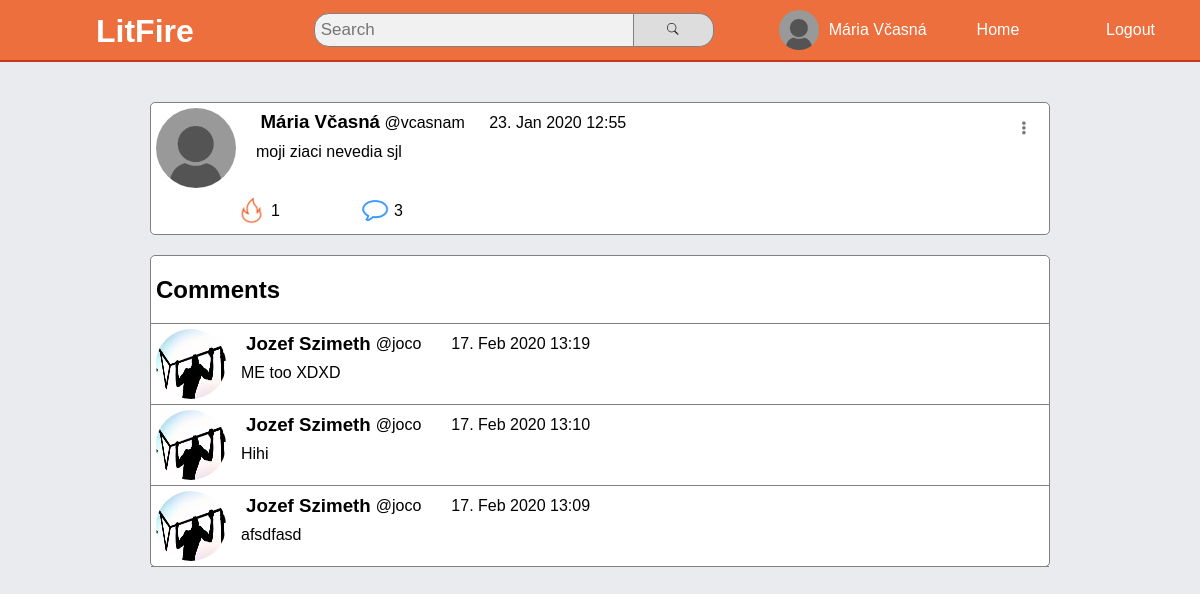
The app's page /site/post/vcasnam-f5f82263-29b0-4e78-b690-491ada9e5240/ (signed in) with its own data.
### account/models.py (models this page shows, shortened)
class Account(AbstractBaseUser):
    email        = models.EmailField(verbose_name="email", max_length=60, unique=True)
    username     = models.CharField(max_length=30, unique=True)
    date_joined  = models.DateTimeField(verbose_name="date joined", auto_now_add=True)
    last_login   = models.DateTimeField(verbose_name="last login", auto_now=True)
    is_admin     = models.BooleanField(default=False)
    is_active    = models.BooleanField(default=True)
    is_staff     = models.BooleanField(default=False)
    is_superuser = models.BooleanField(default=False)
    full_name     = models.CharField(max_length=60)
    date_of_birth = models.DateField(verbose_name="birth date", editable=True, blank=True, null=True)
    profile_picture = models.ImageField(upload_to=upload_profile_location, blank=True, default='default_images/default_profile.png')
    banner_picture = models.ImageField(upload_to=upload_banner_location, blank=True, default='default_images/default_banner.png')
    residency = models.CharField(max_length=85, blank=True)
    about = models.TextField(blank=True)
    followers = models.ManyToManyField(settings.AUTH_USER_MODEL, related_name="followers_users", symmetrical=False, blank=True)
    following = models.ManyToManyField(settings.AUTH_USER_MODEL, related_name="followed_users", symmetrical=False, blank=True)
    GENDER_CHOICES = (
        ('M', 'Male'),
        ('F', 'Female'),
        ('E', 'Something else')
    )
    gender = models.CharField(max_length=1, choices=GENDER_CHOICES, blank=True)
    USERNAME_FIELD = "email"
    REQUIRED_FIELDS = ["username", "full_name"]
    objects = MyAccountManager()

### media/models.py (models this page shows, shortened)
class StatusPost(models.Model):
    author      = models.ForeignKey(settings.AUTH_USER_MODEL, on_delete=models.CASCADE)
    post_id     = models.UUIDField(primary_key=True, default=uuid.uuid4, editable=False)
    text        = models.TextField(max_length=250, null=False, blank=False)
    image       = models.ImageField(upload_to=upload_location, blank=True)
    date_posted = models.DateTimeField(verbose_name="date posted", auto_now_add=True)
    slug        = models.SlugField(blank=True, unique=True)
    likes       = models.ManyToManyField(settings.AUTH_USER_MODEL, related_name="likes", symmetrical=False, blank=True)

### comments/models.py (models this page shows, shortened)
class Comment(models.Model):
    user = models.ForeignKey(settings.AUTH_USER_MODEL, on_delete=models.CASCADE)
    post = models.ForeignKey(StatusPost, on_delete=models.CASCADE)
    text = models.TextField(max_length=250, null=False, blank=False)
    time = models.DateTimeField(auto_now_add=True)

### media/views.py (the view)
# urls.py: path('post/<slug:slug>/', post_view, name='post'),
@login_required()
def post_view(request, slug):
    context = {
        "slug": slug,
        "token": Token.objects.get(user=request.user)
    }
    try:
        post = StatusPost.objects.get(slug=slug)
        context["post"] = post
        context["comments"] = commentCount(post)
        context["commentContent"] = getComments(post)
    except StatusPost.DoesNotExist:
        return HttpResponseNotFound("Something went wrong, post cannot be opened.")
    return render(request, 'media/post_page.html', context)

### media/views.py (called while the page is built)
def commentCount(posts):
    if isinstance(posts, QuerySet):
        list_of_values = []
        for post in posts:
            comments = Comment.objects.filter(post=post)
            list_of_values.append(len(comments))
        return list_of_values
    comments = Comment.objects.filter(post=posts)
    return len(comments)

def getComments(post):
    comments = Comment.objects.filter(post=post)
    return comments.order_by('-time')

### media/templates/media/post_page.html (shortened to what this page needs)
{% extends "media/base.html" %}
{% block content %}
    <div class="content-container">
        {% include "media/post.html" %}
        <div class="comments">
            <h2>Comments</h2>
            {% for comment in commentContent %}
                <div class="comment-body">
                    <div class="comment-head">
                        <img src="{{ comment.user.profile_picture.url }}" alt="user-profile-picture" class="comment-profile-pic">
                        <div class="flexor">
                            <a href="{% url 'profile' comment.user.username %}">
                                <h3>{{ comment.user.full_name }}</h3>
                            </a>
                            <p style="margin-left: 5px;">@{{ comment.user.username}}</p>
                            <p style="margin-left: 30px;">{{ comment.time|date:"j. M Y H:i" }}</p>
                        </div>
                    </div>
                    <p class="comment-text">{{ comment.text }}</p>
                </div>
            {% endfor %}
        </div>
    </div>
{% endblock content %}

### media/templates/media/base.html (shortened to what this page needs)
<!DOCTYPE html>
<html lang="en">
<head>
    {% load static %}
    <link rel="stylesheet" href="{% static 'media/css/global_style.css' %}">
    <link rel="stylesheet" href="{% static 'media/css/headbar_style.css' %}">
    <link rel="stylesheet" href="{% static 'media/css/post_style.css' %}">
</head>
<body>
    <div class="headbar">
        <div class="branding">
            <h1><a href="{% url 'home' %}">LitFire</a></h1>
        </div>
        <div class="usertools">
            <form action="{% url 'search_detail' %}" method="GET">
                <div class="searchbar">
                    <input name="q" type="search" placeholder="Search" id="search-bar" autocomplete="off">
                    <button type="submit"><img src="{% static 'media/images/search.png' %}" width="12px" height="12px"></button>
                </div>
            </form>
            <div class="links">
                <a href="{% url 'profile' request.user.username %}" id="profile-link" class="navbar-link">
                    <img src="{{ request.user.profile_picture.url }}" id="home-profile-picture">
                    <span style="white-space: nowrap;">{{ request.user.full_name }}</span>
                </a>
                <a href="{% url 'home' %}" class="adjust-link navbar-link">Home</a>
            </div>
        </div>
        <div class="logout">
            <a href="{% url 'logout' %}" class="adjust-link navbar-link">Logout</a>
        </div>
    </div>
    {% block content %}{% endblock %}
</body>
</html>

### media/templates/media/post.html (shortened to what this page needs)
{% load static %}
{% load array_access %}
<div class="post">
    <div class="post-header">
        <a href="{% url 'profile' post.author.username %}">
            <img src="{{post.author.profile_picture.url}}" alt="userProfile" class="profile-on-post">
        </a>
        <div class="post-user-info">
            <a href="{% url 'profile' post.author.username %}">
                <h3 class="full-name">{{ post.author.full_name }}</h3>
            </a>
            <p>@{{post.author.username}}</p>
            <p class="post-date">{{ post.date_posted|date:"j. M Y H:i" }}</p>
        </div>
        <div class="status-options-container">
            <img src="{% static 'media/images/options.png' %}" class="options-button-img" alt="options">
        </div>
    </div>
    <div class="post-body">
        <p>{{post.text}}</p>
    </div>
    <div class="post-footer">
        <div id="like-button" class="like-button">
            {% if request.user in post.likes.all %}
                <img src="{% static 'media/images/fire-up-lit-logo.png' %}" class="clickablepart" alt="fire-up">
            {% else %}
            <img src="{% static 'media/images/fire-up-none-logo.png' %}" class="clickablepart" alt="fire-up">
            {% endif %}
            <p class="number-of-likes">{{ post.likes.all|length }}</p>
        </div>
        <div class="comment-button">
            <img src="{% static 'media/images/comment-icon.png' %}" alt="comment-icon" class="comment-icon">
            {% if not i == None %}
                <p class="number-of-comments">{{ comments|indexOf:i }}</p>
            {% else %}
                <p class="number-of-comments">{{ comments }}</p>
            {% endif %}
        </div>
    </div>
</div>

### media/static/media/css/global_style.css (style rules this page uses)
body { font-family: Arial, Helvetica, sans-serif; margin: 0; background-color: #e9ebee; }
a { text-decoration: none; color: white; }
.content-container { width: 75%; min-width: 800px; margin: 0 auto; margin-top: 40px; }
.post { background-color: white; padding: 5px; border: solid gray 1px; border-radius: 5px; margin: 0 5px 15px; position: relative; }

### media/static/media/css/headbar_style.css (style rules this page uses)
.headbar { display: flex; background-color: rgb(236, 111, 61); border-bottom: rgb(199, 56, 31) solid 2px; min-width: 1200px; height: 60px; }
.branding { margin-left: 8%; }
.branding h1 { margin-top: 13px; }
.usertools { display: flex; justify-items: center; align-items: center; width: 50%; margin: 0 auto 0 10%; }
.navbar-link { border-radius: 10px; }
.searchbar { min-width: 300px; width: 400px; }
.searchbar input { padding: 6px; font-size: 17px; border: 1px solid grey; float: left; width: 80%; background: #f1f1f1; border-radius: 15px 0 0 15px; }
.searchbar button { float: left; width: 20%; padding: 6px; background: rgb(221, 221, 221); font-size: 17px; border: 1px solid grey; border-left: none; cursor: pointer; border-radius: 0 15px 15px 0; }
.links { display: flex; align-items: center; margin-left: 60px; }
.links a { margin-right: 40px; }
.adjust-link { padding: 12px 5px; }
#home-profile-picture { width: 40px; height: 40px; border-radius: 25px; margin-right: 10px; }
#profile-link { display: flex; align-items: center; padding: 2px 5px; }
.logout { height: 18px; margin: auto 0; margin-right: 40px; }

### media/static/media/css/post_style.css (style rules this page uses)
.profile-on-post { width: 80px; height: 80px; border-radius: 40px; }
.post-user-info { display: inline-block; position: relative; bottom: 60px; margin-left: 20px; }
.post-user-info a { color: black; }
.post-body { display: inline-block; position: relative; bottom: 50px; left: 100px; width: 80%; margin-bottom: -12px; }
.post-body p { margin: 0; margin-bottom: 20px; }
.post-header h3 { display: inline; }
.post-header p { display: inline; }
.post-date { margin-left: 20px; }
.status-options-container { width: 20px; height: 20px; float: right; margin: 10px; border-radius: 10px; }
.status-options-container img { width: 100%; height: 100%; }
.post-footer { display: flex; position: relative; bottom: 22px; margin-bottom: -18px; margin-left: 60px; }
.post-footer p { margin-left: 5px; }
#like-button { display: flex; align-items: center; width: 120px; height: 28px; }
#like-button img { width: 30px; height: 30px; border-radius: 20px; margin-left: 20px; }
.comment-button { display: flex; align-items: center; width: 120px; height: 28px; margin-left: 25px; }
.comment-button img { width: 28px; border-radius: 15px; }

### media/templates/media/post_page.html (style rules this page uses)
.post { max-width: 1000px; margin: 0 auto; }
.comments { margin: 0 auto; margin-top: 20px; margin-bottom: 60px; max-width: 1000px; border: solid 1px gray; border-radius: 5px; padding: 0 5px; background-color: white; }
.comment-body { border-top: solid 1px gray; border-bottom: solid 1px gray; padding: 5px; margin: -1px -5px; }
.comment-body a { color: black; }
.comment-profile-pic { width: 70px; height: 70px; border-radius: 35px; }
.comment-head { display: flex; }
.flexor { display: flex; align-items: center; position: relative; bottom: 20px; margin-left: 20px; }
.comment-text { margin: 0; position: relative; left: 85px; bottom: 35px; margin-bottom: -18px; max-width: 88%; }

### records on screen
Account: user.profile_picture (placeholder picture), user.full_name "Mária Včasná"
StatusPost: author.profile_picture (placeholder picture), author.full_name "Mária Včasná", author.username "vcasnam", date_posted "23. Jan 2020 12:55", text "moji ziaci nevedia sjl", likes.all|length "1"
Comment: user.profile_picture (picture), user.full_name "Jozef Szimeth", user.username "joco", time "17. Feb 2020 13:19", text "ME too XDXD"
Comment: user.profile_picture (picture), user.full_name "Jozef Szimeth", user.username "joco", time "17. Feb 2020 13:10", text "Hihi"
Comment: user.profile_picture (picture), user.full_name "Jozef Szimeth", user.username "joco", time "17. Feb 2020 13:09", text "afsdfasd"

### other values on screen
{{ comments }} "3"
